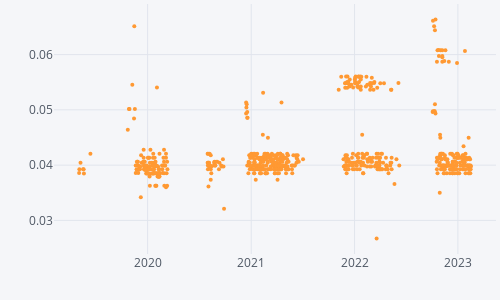
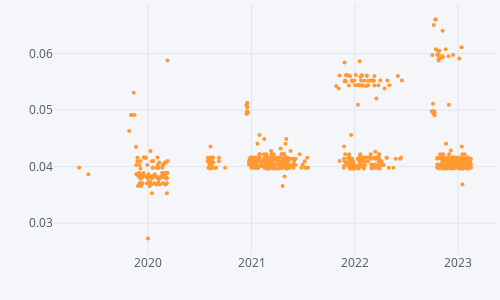
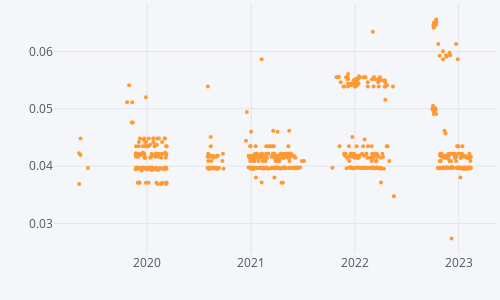
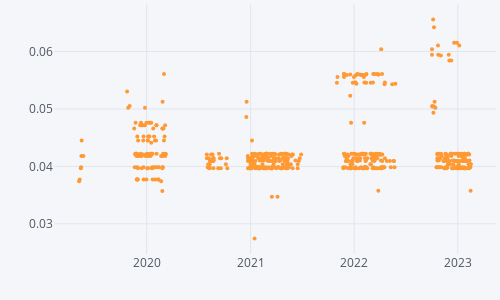

Source (notebook cell) for these figures, in order:
### Code cell
bsize = 0.05
for b in [bsize*i for i in range(1,int(0.5//bsize)+1)]:
    games_data[(games_data[book+"h_io"]-0.5).abs().between(b,b+bsize)].set_index("date")[[book+"_vig"]].iplot(
        size=4,mode='markers',kind="scatter")

### Figure 1 — Plotly figure (JSON) as saved in the notebook; plotly's stock layout.template omitted (floating-point values rounded to 4 significant figures; data arrays with more than 128 entries replaced by an {"elided": "..."} marker saying what was removed)
{"data": [{"line": {"color": "rgba(255, 153, 51, 1.0)", "dash": "solid", "shape": "linear", "width": 1.3}, "marker": {"size": 4, "symbol": "circle"}, "mode": "markers", "name": "FD_vig", "text": "", "type": "scatter", "x": {"elided": "684 str values"}, "y": {"elided": "684 float values"}}], "layout": {"height": 300, "legend": {"bgcolor": "#F5F6F9", "font": {"color": "#4D5663"}}, "margin": {"b": 4, "l": 4, "r": 4, "t": 4}, "paper_bgcolor": "#F5F6F9", "plot_bgcolor": "#F5F6F9", "title": {"font": {"color": "#4D5663"}}, "width": 500, "xaxis": {"gridcolor": "#E1E5ED", "showgrid": true, "tickfont": {"color": "#4D5663"}, "title": {"font": {"color": "#4D5663"}, "text": ""}, "zerolinecolor": "#E1E5ED"}, "yaxis": {"gridcolor": "#E1E5ED", "showgrid": true, "tickfont": {"color": "#4D5663"}, "title": {"font": {"color": "#4D5663"}, "text": ""}, "zerolinecolor": "#E1E5ED"}}}

### Figure 2 — Plotly figure (JSON) as saved in the notebook; plotly's stock layout.template omitted (floating-point values rounded to 4 significant figures; data arrays with more than 128 entries replaced by an {"elided": "..."} marker saying what was removed)
{"data": [{"line": {"color": "rgba(255, 153, 51, 1.0)", "dash": "solid", "shape": "linear", "width": 1.3}, "marker": {"size": 4, "symbol": "circle"}, "mode": "markers", "name": "FD_vig", "text": "", "type": "scatter", "x": {"elided": "636 str values"}, "y": {"elided": "636 float values"}}], "layout": {"height": 300, "legend": {"bgcolor": "#F5F6F9", "font": {"color": "#4D5663"}}, "margin": {"b": 4, "l": 4, "r": 4, "t": 4}, "paper_bgcolor": "#F5F6F9", "plot_bgcolor": "#F5F6F9", "title": {"font": {"color": "#4D5663"}}, "width": 500, "xaxis": {"gridcolor": "#E1E5ED", "showgrid": true, "tickfont": {"color": "#4D5663"}, "title": {"font": {"color": "#4D5663"}, "text": ""}, "zerolinecolor": "#E1E5ED"}, "yaxis": {"gridcolor": "#E1E5ED", "showgrid": true, "tickfont": {"color": "#4D5663"}, "title": {"font": {"color": "#4D5663"}, "text": ""}, "zerolinecolor": "#E1E5ED"}}}

### Figure 3 — Plotly figure (JSON) as saved in the notebook; plotly's stock layout.template omitted (floating-point values rounded to 4 significant figures; data arrays with more than 128 entries replaced by an {"elided": "..."} marker saying what was removed)
{"data": [{"line": {"color": "rgba(255, 153, 51, 1.0)", "dash": "solid", "shape": "linear", "width": 1.3}, "marker": {"size": 4, "symbol": "circle"}, "mode": "markers", "name": "FD_vig", "text": "", "type": "scatter", "x": {"elided": "626 str values"}, "y": {"elided": "626 float values"}}], "layout": {"height": 300, "legend": {"bgcolor": "#F5F6F9", "font": {"color": "#4D5663"}}, "margin": {"b": 4, "l": 4, "r": 4, "t": 4}, "paper_bgcolor": "#F5F6F9", "plot_bgcolor": "#F5F6F9", "title": {"font": {"color": "#4D5663"}}, "width": 500, "xaxis": {"gridcolor": "#E1E5ED", "showgrid": true, "tickfont": {"color": "#4D5663"}, "title": {"font": {"color": "#4D5663"}, "text": ""}, "zerolinecolor": "#E1E5ED"}, "yaxis": {"gridcolor": "#E1E5ED", "showgrid": true, "tickfont": {"color": "#4D5663"}, "title": {"font": {"color": "#4D5663"}, "text": ""}, "zerolinecolor": "#E1E5ED"}}}

### Figure 4 — Plotly figure (JSON) as saved in the notebook; plotly's stock layout.template omitted (floating-point values rounded to 4 significant figures; data arrays with more than 128 entries replaced by an {"elided": "..."} marker saying what was removed)
{"data": [{"line": {"color": "rgba(255, 153, 51, 1.0)", "dash": "solid", "shape": "linear", "width": 1.3}, "marker": {"size": 4, "symbol": "circle"}, "mode": "markers", "name": "FD_vig", "text": "", "type": "scatter", "x": {"elided": "592 str values"}, "y": {"elided": "592 float values"}}], "layout": {"height": 300, "legend": {"bgcolor": "#F5F6F9", "font": {"color": "#4D5663"}}, "margin": {"b": 4, "l": 4, "r": 4, "t": 4}, "paper_bgcolor": "#F5F6F9", "plot_bgcolor": "#F5F6F9", "title": {"font": {"color": "#4D5663"}}, "width": 500, "xaxis": {"gridcolor": "#E1E5ED", "showgrid": true, "tickfont": {"color": "#4D5663"}, "title": {"font": {"color": "#4D5663"}, "text": ""}, "zerolinecolor": "#E1E5ED"}, "yaxis": {"gridcolor": "#E1E5ED", "showgrid": true, "tickfont": {"color": "#4D5663"}, "title": {"font": {"color": "#4D5663"}, "text": ""}, "zerolinecolor": "#E1E5ED"}}}
